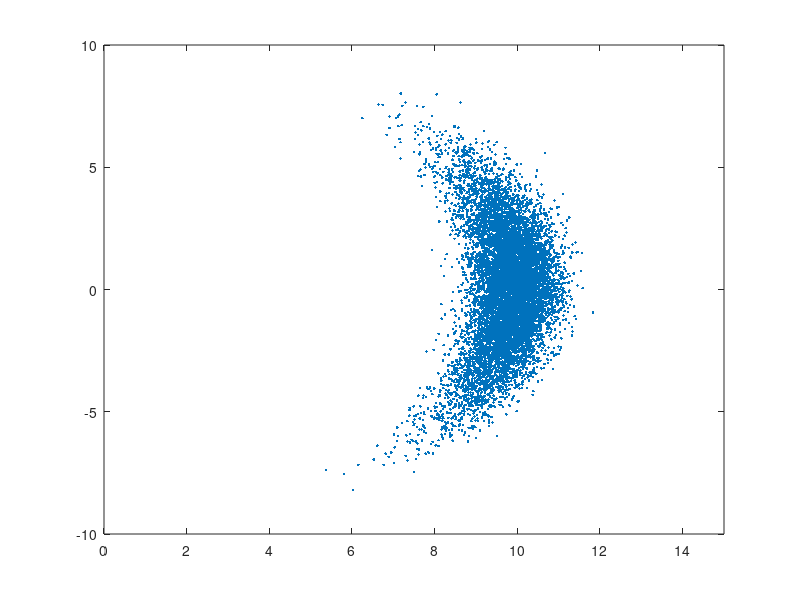

MATLAB code to generate this figure: (Note: this script raises an error after producing the figure.)
% (0,0)

clear all;
close all;

corr_coefficient = [0.1, 0.5, 0.9];
sd_r = 0.5;
sd_theta = 0.25;

for corr_coeff = corr_coefficient
    mean_r = 10.0;
    mean_theta = 0.0;
    num_points = 10000;
    sigma_r_theta = [ sd_r^2, sd_r*sd_theta*corr_coeff; sd_r*sd_theta*corr_coeff, sd_theta^2];
    mean_r_theta = [mean_r; mean_theta];
    for index=1:num_points
        actual_r_theta_values(:, index) = mvnrnd(mean_r_theta, sigma_r_theta);    
    end
    actual_x_values = actual_r_theta_values(1,:).*cos(actual_r_theta_values(2, :));
    actual_y_values = actual_r_theta_values(1,:).*sin(actual_r_theta_values(2, :));
    
    figure;
    plot(actual_x_values, actual_y_values, '.');
    xlim([0, 15]);
    ylim([-10, 10]);
    hold on;
    actual_mean = [mean(actual_x_values); mean(actual_y_values)];
    actual_var_x = var(actual_x_values);
    actual_var_y = var(actual_y_values);
    actual_sigma = cov(actual_x_values, actual_y_values);
    
    x_y_values = [];
    for index=1:num_points
        [linear_x_y_mean, linear_x_y_cov] = mapping([mean_r; mean_theta], sigma_r_theta, actual_r_theta_values(:, index));
        x_y_values(:, index) = linear_x_y_mean;
    end

    linearized_var_x = var(x_y_values(1, :));
    linearized_var_y = var(x_y_values(2, :));
    linearized_sigma = [linearized_var_x, 0; 0, linearized_var_y];

    linearized_mean_x = mean(x_y_values(1, :));
    linearized_mean_y = mean(x_y_values(2, :));
    
    figure;
    plot(x_y_values(1,:), x_y_values(2,:), '.');
    hold on;
    xlim([0, 15]);
    ylim([-10, 10]);

    draw_ellipse([linearized_mean_x; linearized_mean_y], [linearized_var_x, 0; 0, linearized_var_y], 1, 'color','red','linewidth',1.5);
    draw_ellipse([linearized_mean_x; linearized_mean_y], [linearized_var_x, 0; 0, linearized_var_y], 4, 'color','red','linewidth',1.5);
    draw_ellipse([linearized_mean_x; linearized_mean_y], [linearized_var_x, 0; 0, linearized_var_y], 9, 'color','red','linewidth',1.5);
    draw_ellipse([actual_mean(1); actual_mean(2)], actual_sigma, 1, 'color','blue','linewidth',1.5);
    draw_ellipse([actual_mean(1); actual_mean(2)], actual_sigma, 4, 'color','blue','linewidth',1.5);
    draw_ellipse([actual_mean(1); actual_mean(2)], actual_sigma, 9, 'color','blue','linewidth',1.5);


end